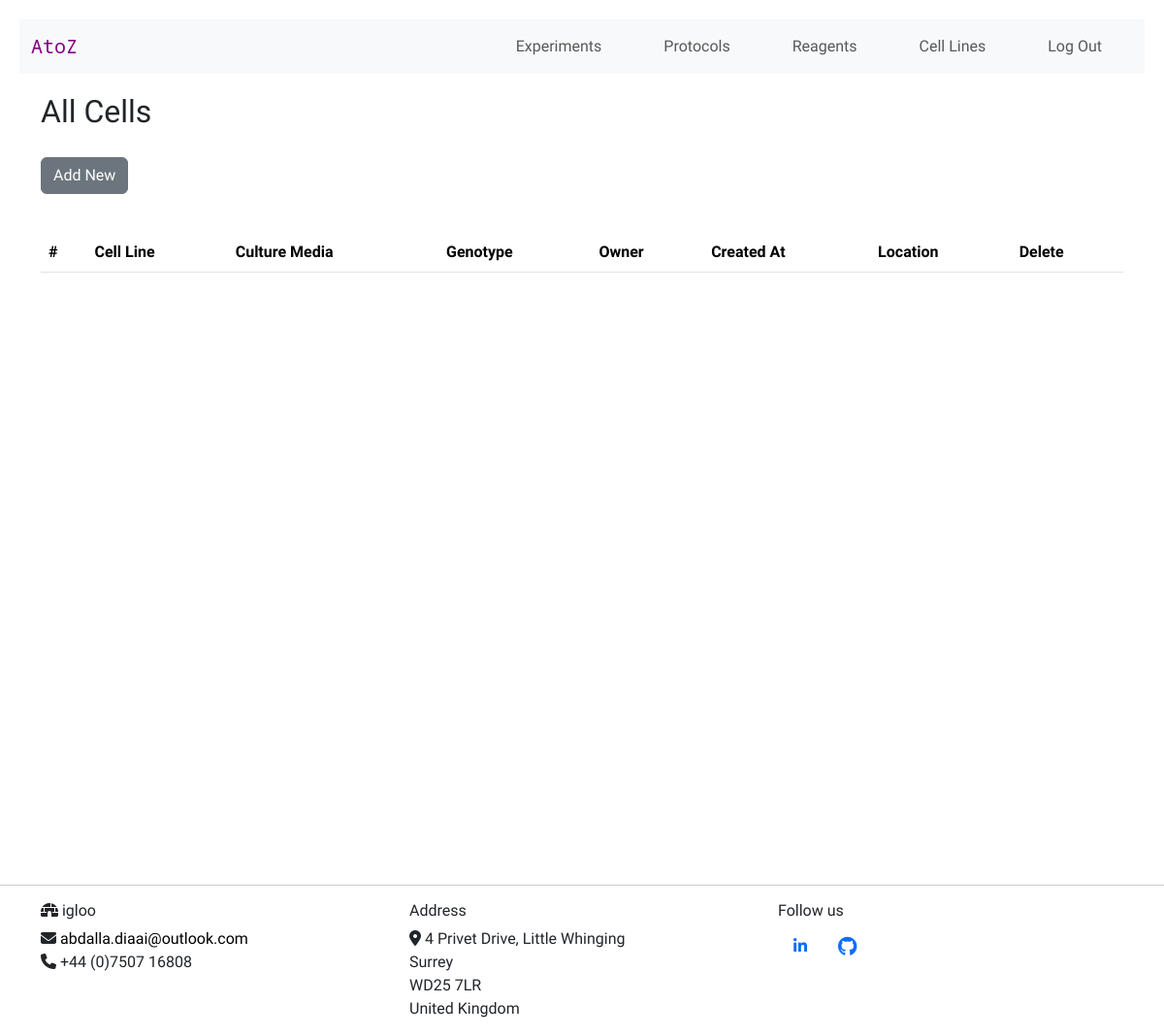
The page /view_cells (signed in) on the database as committed earlier.
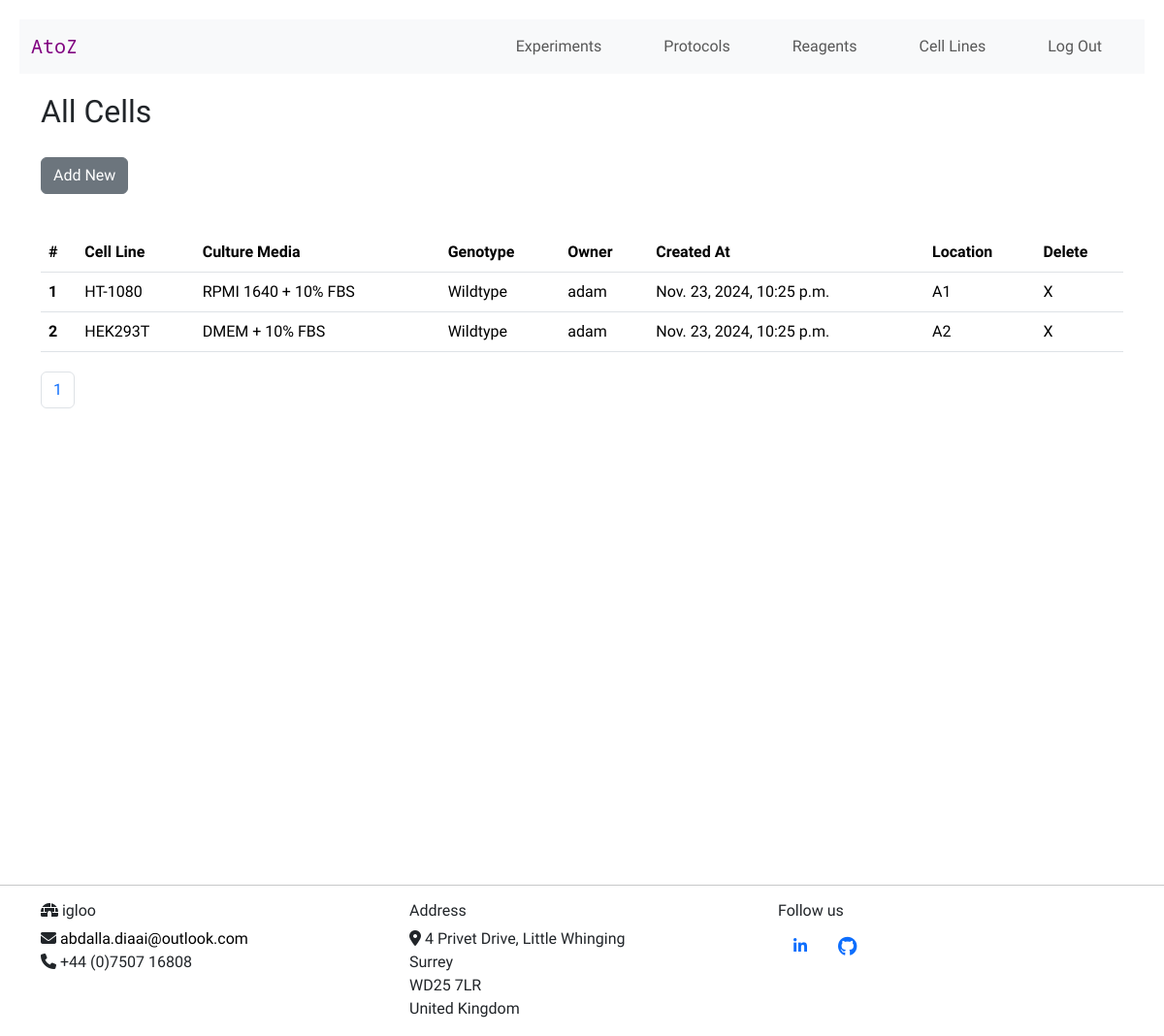
The same page on the database as committed later.
### reagents/models.py (models this page shows, shortened)
class TimeStampedModel(models.Model):
    created_at = models.DateTimeField(auto_now_add=True)
    updated_at = models.DateTimeField(auto_now=True)
    class Meta:
        abstract = True

class CellLine(TimeStampedModel):
    CHOICES = [("Wildtype", True), ("Modified", False)]
    created = TimeStampedModel.created_at
    cell_name = models.CharField(max_length=300, blank=True, null=True)
    media = models.CharField(max_length=300, blank=True, null=True)
    genotype = models.CharField(max_length=30, choices=CHOICES, default=True)
    owner = models.ForeignKey(settings.AUTH_USER_MODEL, on_delete=models.CASCADE, null=True)
    storage_position = models.CharField(max_length=10, blank=True, null=True)

class User(AbstractUser):
    pass

### reagents/views.py (the view)
# urls.py: path("view_cells", views.view_cells, name="view_cells"),
@login_required
def view_cells(request):
    cells = CellLine.objects.all()
    paginator = Paginator(cells, 10)
    page_number = request.GET.get("page")
    page_obj = paginator.get_page(page_number)
    return render(
        request,
        "reagents/cells.html",
        {"page_obj": page_obj, "paginator": paginator,
         "search_form": CellsSearch()
         }
    )

### reagents/templates/reagents/cells.html (shortened to what this page needs)
{% extends "reagents/layout.html" %}
{% load static %}
{% block body %}
<h2>All Cells</h2>
<a class="btn btn-secondary" href="{% url 'index' %}">Add New</a>
{% if user.is_authenticated %}
<div>
    <table id="table" class="table" id="table" data-toggle="table" data-search="true">
        <thead>
            <tr>
                <th scope="col">#</th>
                <th scope="col">Cell Line</th>
                <th scope="col">Culture Media</th>
                <th scope="col">Genotype</th>
                <th scope="col">Owner</th>
                <th scope="col">Created At</th>
                <th scope="col">Location</th>
                <th scope="col">Delete</th>
            </tr>
        </thead>
        <tbody>
            {% for cell in page_obj %}
            <tr>
                <th scope="row">{{ cell.id }}</th>
                <td>{{ cell.cell_name }}</td>
                <td>{{ cell.media }}</td>
                <td>{{ cell.genotype }}</td>
                <td>{{ cell.owner }}</td>
                <td> {{ cell.created }}</td>
                <td>{{ cell.storage_position }}</td>
                <td><a id="delete" href="{% url 'delete_cell' cell.id %}">X</a></td>
            </tr>
            {% endfor %}
        </tbody>
    </table>
</div>
{% if paginator.count > 0 %}
<nav aria-label="Page navigation example">
    <ul class="pagination">
        {% for page_number in paginator.page_range %}
        {% if page.obj.number == page_number %}
        <li class="page-item active"><a class="page-link" href="">{{ page_number }}</a></li>
        {% else %}
        <li class="page-item"><a class="page-link" href="?page={{ page_number }}">{{ page_number }}</a></li>
        {% endif %}
        {% endfor %}
    </ul>
</nav>
{% endif %}
{% endif %}
{% endblock %}

Rows that differ between the two databases and show on the page:
added CellLine: id "1", cell_name "HT-1080", media "RPMI 1640 + 10% FBS", genotype "Wildtype", owner "adam", created "Nov. 23, 2024, 10:25 p.m.", storage_position "A1"
added CellLine: id "2", cell_name "HEK293T", media "DMEM + 10% FBS", genotype "Wildtype", owner "adam", created "Nov. 23, 2024, 10:25 p.m.", storage_position "A2"
Other text that changed with them:
new list line: "1"
